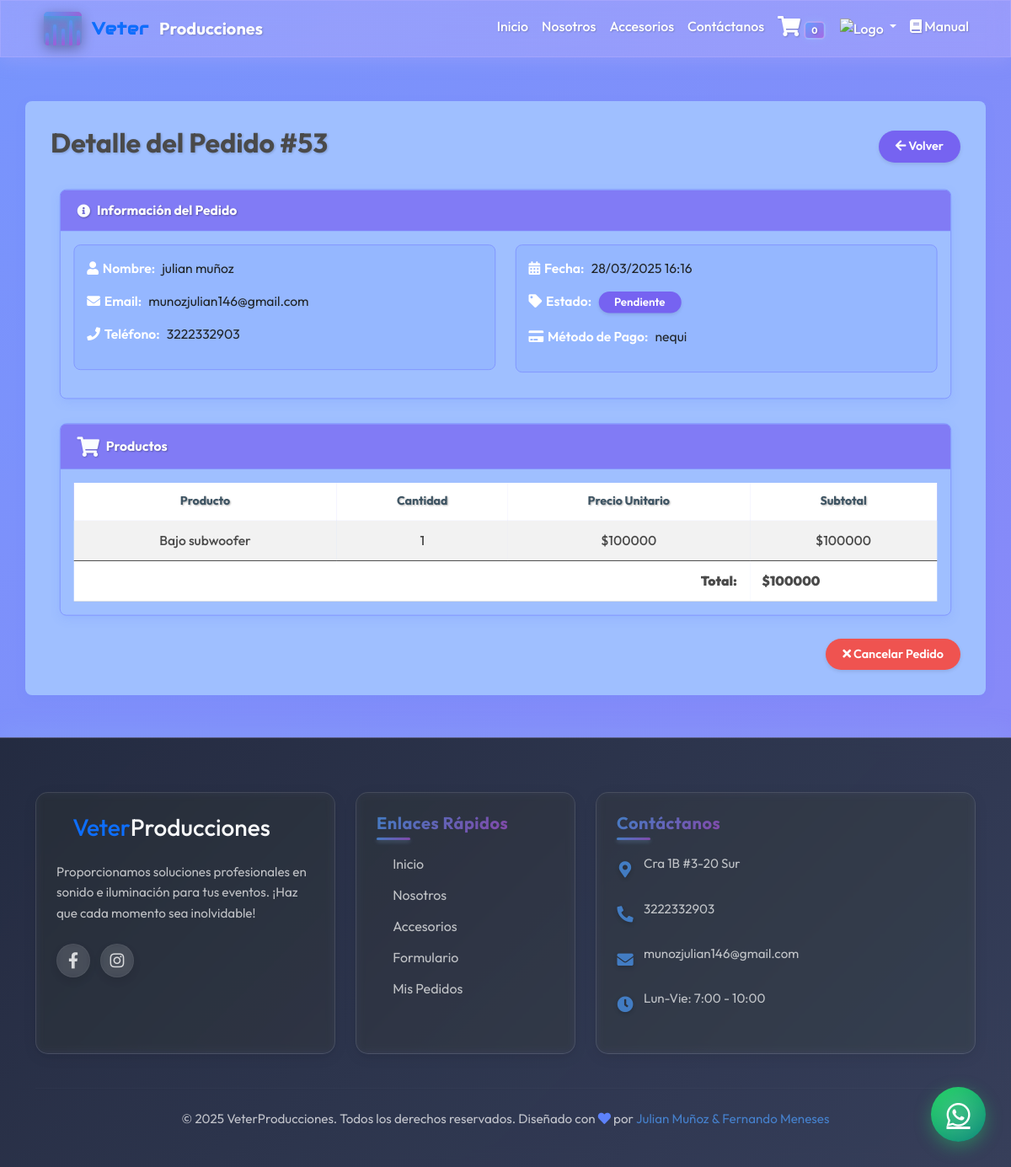
Screenshot of /pedido/53/ (signed in) with the database file from the repository.
### web/models.py (models this page shows, shortened)
class Orden(models.Model):
    usuario = models.ForeignKey(User, on_delete=models.CASCADE)
    nombre = models.CharField(max_length=200)
    email = models.EmailField()
    telefono = models.CharField(max_length=20)
    fecha_creacion = models.DateTimeField(auto_now_add=True)
    total = models.DecimalField(max_digits=10, decimal_places=2)
    metodo_pago = models.CharField(max_length=50, choices=[
        ('tarjeta', 'Tarjeta de Crédito/Débito'),
        ('transferencia', 'Transferencia Bancaria'),
        ('efectivo', 'Efectivo en Entrega'),
        ('nequi', 'Nequi'),
        ('bancolombia', 'Bancolombia')
    ])
    estado = models.CharField(max_length=50, default='pendiente', choices=[
        ('pendiente', 'Pendiente'),
        ('pagado', 'Pagado'),
        ('cancelado', 'Cancelado')
    ])
    class Meta:
        verbose_name = "Orden"
        verbose_name_plural = "Órdenes"
        ordering = ['-fecha_creacion']

class OrdenItem(models.Model):
    orden = models.ForeignKey(Orden, related_name='items', on_delete=models.CASCADE)
    catalogo = models.ForeignKey(Catalogo, on_delete=models.CASCADE)
    precio = models.DecimalField(max_digits=10, decimal_places=0)
    cantidad = models.PositiveIntegerField(default=1)
    class Meta:
        verbose_name = "Item de Orden"
        verbose_name_plural = "Items de Órdenes"
    def subtotal(self):
        return self.precio * self.cantidad

class Catalogo(models.Model):  # Nombre del modelo en PascalCase
    nombre = models.CharField(max_length=200)
    description = models.TextField()
    precio = models.DecimalField(max_digits=10, decimal_places=2)
    foto = models.ImageField(upload_to='catalogo/')
    disponible = models.BooleanField(default=True)
    fecha_creacion = models.DateTimeField(auto_now_add=True)
    class Meta:
        ordering = ['-fecha_creacion']
        verbose_name = 'Producto del Catálogo'
        verbose_name_plural = 'Productos del Catálogo'

### web/views.py (the view)
# urls.py: path('pedido/<int:pedido_id>/', views.detalle_pedido, name='detalle_pedido'),
@login_required
def detalle_pedido(request, pedido_id):
    orden = get_object_or_404(Orden, id=pedido_id, usuario=request.user)
    return render(request, 'detalle_pedido.html', {
        'pedido': orden,
    })

### web/templates/detalle_pedido.html (shortened to what this page needs)
{% extends 'base.html' %}
{% load static %}
{% block content %}
<link rel="stylesheet" href="{% static 'detalle_pedido.css' %}">
<div class="container pedidos-container" style="margin-top: 120px; margin-bottom: 50px;">
    <div class="d-flex justify-content-between align-items-center mb-4">
        <h2 class="pedidos-title">Detalle del Pedido #{{ pedido.id }}</h2>
        <a href="{% url 'historial_pedidos' %}" class="btn pedido-btn-volver">
            <i class="fas fa-arrow-left"></i> Volver
        </a>
    </div>
    <div class="card pedido-detalle-card mb-4">
        <div class="card-header pedido-detalle-header">
            <h5><i class="fas fa-info-circle"></i> Información del Pedido</h5>
        </div>
        <div class="card-body">
            <div class="row">
                <div class="col-md-6">
                    <div class="cliente-info-row">
                        <p><span class="cliente-info-label"><i class="fas fa-user"></i> Nombre:</span> {{ pedido.nombre }}</p>
                        <p><span class="cliente-info-label"><i class="fas fa-envelope"></i> Email:</span> {{ pedido.email }}</p>
                        <p><span class="cliente-info-label"><i class="fas fa-phone"></i> Teléfono:</span> {{ pedido.telefono }}</p>
                    </div>
                </div>
                <div class="col-md-6">
                    <div class="cliente-info-row">
                        <p><span class="cliente-info-label"><i class="fas fa-calendar-alt"></i> Fecha:</span> {{ pedido.fecha_creacion|date:"d/m/Y H:i" }}</p>
                        <p>
                            <span class="cliente-info-label"><i class="fas fa-tag"></i> Estado:</span>
                            <span class="badge pedido-badge
                                {% if pedido.estado == 'cancelado' %}pedido-badge-cancelado
                                {% elif pedido.estado == 'pagado' %}pedido-badge-pagado
                                {% else %}pedido-badge-pendiente{% endif %}">
                                {{ pedido.estado|title }}
                            </span>
                        </p>
                        <p><span class="cliente-info-label"><i class="fas fa-credit-card"></i> Método de Pago:</span> {{ pedido.metodo_pago }}</p>
                    </div>
                </div>
            </div>
        </div>
    </div>
    <div class="card pedido-detalle-card">
        <div class="card-header pedido-detalle-header">
            <h5><i class="fas fa-shopping-cart"></i> Productos</h5>
        </div>
        <div class="card-body">
            <div class="table-responsive">
                <table class="table table-striped pedido-detalle-table">
                    <thead class="pedido-detalle-thead">
                        <tr>
                            <th>Producto</th>
                            <th>Cantidad</th>
                            <th>Precio Unitario</th>
                            <th>Subtotal</th>
                        </tr>
                    </thead>
                    <tbody>
                        {% for item in pedido.items.all %}
                        <tr>
                            <td>{{ item.catalogo.nombre }}</td>
                            <td>{{ item.cantidad }}</td>
                            <td>${{ item.precio|floatformat:0 }}</td>
                            <td>${{ item.subtotal|floatformat:0 }}</td>
                        </tr>
                        {% endfor %}
                    </tbody>
                    <tfoot>
                        <tr>
                            <td colspan="3" class="text-end"><strong>Total:</strong></td>
                            <td><strong>${{ pedido.total|floatformat:0 }}</strong></td>
                        </tr>
                    </tfoot>
                </table>
            </div>
        </div>
    </div>
    {% if pedido.estado != 'pagado' and pedido.estado != 'cancelado' and pedido.estado != 'completado' %}
    <div class="text-end mt-4">
        <a href="{% url 'cancelar_pedido' pedido.id %}" class="btn pedido-btn-cancelar">
            <i class="fas fa-times"></i> Cancelar Pedido
        </a>
    </div>
    {% endif %}
</div>
{% endblock %}

### web/templates/base.html (shortened to what this page needs)
<!DOCTYPE html>
<html lang="es">
<head>
    <link href="https://cdn.jsdelivr.net/npm/bootstrap@5.3.0/dist/css/bootstrap.min.css" rel="stylesheet">
    <link rel="stylesheet" href="https://cdn.jsdelivr.net/npm/bootstrap-icons@1.11.3/font/bootstrap-icons.min.css">
    <link rel="stylesheet" href="https://cdnjs.cloudflare.com/ajax/libs/font-awesome/6.0.0-beta3/css/all.min.css">
    <link rel="stylesheet" href="https://cdnjs.cloudflare.com/ajax/libs/font-awesome/5.15.4/css/all.min.css">
    {% load static %}
    <link rel="stylesheet" href="{% static 'principal.css' %}">
</head>
<body>
    <nav class="navbar navbar-expand-lg navbar-light fixed-top">
        <div class="container">
            <a href="{% url 'home' %}" class="navbar-brand d-flex align-items-center">
                <div class="navbar-logo">
                    <div class="eq-bar eq-bar-1"></div>
                    <div class="eq-bar eq-bar-2"></div>
                    <div class="eq-bar eq-bar-3"></div>
                    <div class="eq-bar eq-bar-4"></div>
                    <div class="eq-bar eq-bar-5"></div>
                </div>
                <span class="text-primary">Veter</span>Producciones
            </a>
            <div class="collapse navbar-collapse" id="navbar-star">
                <ul class="navbar-nav ms-auto mb-2 mb-lg-0">
                    <li class="nav-item"><a class="nav-link" href="{% url 'home' %}">Inicio</a></li>
                    <li class="nav-item"><a class="nav-link" href="{% url 'nosotros' %}">Nosotros</a></li>
                    <li class="nav-item"><a class="nav-link" href="{% url 'catalogo' %}">Accesorios</a></li>
                    <li class="nav-item"><a class="nav-link" href="{% url 'formulario' %}">Contáctanos</a></li>
                    <li class="nav-item">
                        <a class="nav-link position-relative" href="{% url 'ver_carrito' %}">
                            <i class="fas fa-shopping-cart"></i>
                            {% if request.user.is_authenticated %}
                                <span class="badge bg-danger">{{ request.user.carritoitem_set.count|default:"0" }}</span>
                            {% endif %}
                        </a>
                    </li>
                    <li class="nav-item dropdown">
                        <a class="nav-link dropdown-toggle" href="#" id="navbarDropdown" role="button"
                           data-bs-toggle="dropdown" aria-expanded="false">
                            <img src="https://cdn-icons-png.flaticon.com/512/1077/1077114.png" alt="Logo" style="height: 30px; width: auto;">
                        </a>
                    </li>
                    <li class="nav-item">
                        <a class="nav-link" href="{{ STATIC_URL }}docs/Manual_de_usuario.pdf" target="_blank">
                            <i class="fas fa-book"></i> Manual
                        </a>
                    </li>
                </ul>
            </div>
        </div>
    </nav>
{% block content %}{% endblock %}
<footer>
    <div class="container">
        <div class="row">
            <div class="col-lg-4 col-md-6">
                <div class="footer-card">
                    <a href="{% url 'home' %}" class="footer-logo">
                        <span class="text-primary h3">Veter</span><span class="text-light h3">Producciones</span>
                    </a>
                    <p>Proporcionamos soluciones profesionales en sonido e iluminación para tus eventos. ¡Haz que cada momento sea inolvidable!</p>
                    <div class="social-links">
                        <a href="https://www.facebook.com/vetereventos" target="_blank"><i class="fab fa-facebook-f"></i></a>
                        <a href="https://www.instagram.com/djvetermunoz/" target="_blank"><i class="fab fa-instagram"></i></a>
                    </div>
                </div>
            </div>
            <div class="col-lg-3 col-md-6">
                <div class="footer-card">
                    <h5>Enlaces Rápidos</h5>
                    <a href="{% url 'home' %}">Inicio</a>
                    <a href="{% url 'nosotros' %}">Nosotros</a>
                    <a href="{% url 'catalogo' %}">Accesorios</a>
                    <a href="{% url 'formulario' %}">Formulario</a>
                    {% if user.is_authenticated %}
                    <a href="{% url 'historial_pedidos' %}">Mis Pedidos</a>
                    {% endif %}
                </div>
            </div>
            <div class="col-lg-5 col-md-12">
                <div class="footer-card">
                    <h5>Contáctanos</h5>
                    <div class="contact-info">
                        <i class="fas fa-map-marker-alt"></i>
                        <p>Cra 1B #3-20 Sur</p>
                    </div>
                    <div class="contact-info">
                        <i class="fas fa-phone-alt"></i>
                        <p>3222332903</p>
                    </div>
                    <div class="contact-info">
                        <i class="fas fa-envelope"></i>
                        <p>munozjulian146@gmail.com</p>
                    </div>
                    <div class="contact-info">
                        <i class="fas fa-clock"></i>
                        <p>Lun-Vie: 7:00 - 10:00</p>
                    </div>
                </div>
            </div>
        </div>
        <hr>
        <div class="copyright">
            <p>&copy; {% now "Y" %} VeterProducciones. Todos los derechos reservados. Diseñado con <i class="fas fa-heart" style="color: var(--primary-color);"></i> por <a href="#">Julian Muñoz & Fernando Meneses</a></p>
        </div>
    </div>
</footer>
<a href="https://api.whatsapp.com/send?phone=573214508096&text=Hola.%20Me%20gustaria%20obtener%20mas%20informaci%C3%B3n" class="whatsapp-float" target="_blank">
    <div class="inner-glow"></div>
    <i class="fab fa-whatsapp" style="font-size: 32px;"></i>
</a>
</body>
</html>

### web/static/detalle_pedido.css (style rules this page uses)
:root { --primary-color: #5d82fb; --primary-hover: #4a6cd9; --secondary-color: #7663f1; --secondary-hover: #7663f1; --success-color: #4CAF50; --danger-color: #ef5350; --danger-hover: #e53935; --text-color: #333333; --text-light: #ffffff; --text-white: #4a4a4a; --background-light: #9fbfff; --background-medium: #95b7ff; --background-lila: #d2bcfd; --background-lila-medium: #d0b2ff; --background-body: #7189ff99; --border-color: #8296ff; --border-radius: 8px; --box-shadow: 0 4px 12px rgba(93, 130, 251, 0.15); --transition: all 0.3s ease; --header-bg: #7663f1ba; }
body { background-color: var(--background-body); color: var(--text-white); font-family: 'Segoe UI', Tahoma, Geneva, Verdana, sans-serif; background-image: linear-gradient(135deg, #5d82fba6 0%, #7663f197 100%); background-attachment: fixed; min-height: 100vh; }
.pedidos-container { background-color: var(--background-light); border-radius: var(--border-radius); box-shadow: var(--box-shadow); padding: 30px; position: relative; }
.pedidos-title { color: var(--text-white); font-weight: 700; font-size: 2rem; margin-bottom: 10px; text-shadow: 1px 1px 3px rgba(0, 0, 0, 0.2); }
.pedido-badge { padding: 6px 12px; font-weight: 600; border-radius: 20px; font-size: 0.85rem; display: inline-flex; align-items: center; gap: 5px; min-width: 100px; justify-content: center; box-shadow: 0 2px 4px rgba(0, 0, 0, 0.1); }
.pedido-badge-pendiente { background-color: var(--secondary-color); color: white; }
.pedido-btn-cancelar { background-color: var(--danger-color); color: white; border: none; border-radius: 20px; padding: 8px 20px; font-size: 0.9rem; font-weight: 600; transition: var(--transition); text-decoration: none; box-shadow: 0 2px 4px rgba(0, 0, 0, 0.1); }
.pedido-btn-volver { background-color: var(--secondary-color); color: white; border: none; border-radius: 20px; padding: 8px 20px; font-size: 0.9rem; font-weight: 600; transition: var(--transition); text-decoration: none; box-shadow: 0 2px 4px rgba(0, 0, 0, 0.1); }
.pedido-detalle-card { border-radius: var(--border-radius); box-shadow: var(--box-shadow); overflow: hidden; margin-bottom: 25px; background-color: var(--background-light); border: 1px solid var(--border-color); }
.pedido-detalle-header { background-color: var(--header-bg); border-bottom: 1px solid var(--border-color); padding: 15px 20px; }
.pedido-detalle-header h5 { color: #ffffff; font-weight: 700; margin: 0; font-size: 1rem; text-shadow: 1px 1px 2px rgba(0, 0, 0, 0.3); display: flex; align-items: center; }
.pedido-detalle-header h5 i { margin-right: 8px; color: #fafdff; }
.pedido-detalle-table { margin-bottom: 0; width: 100%; }
.pedido-detalle-thead { background-color: var(--header-bg); }
.pedido-detalle-thead th { color: #3e5463; font-weight: 700; padding: 12px 15px; font-size: 0.9rem; border: none; text-shadow: 1px 1px 2px rgba(0, 0, 0, 0.3); text-align: center; }
.pedido-detalle-table tbody tr { background-color: var(--background-light); border-bottom: 1px solid var(--border-color); }
.pedido-detalle-table tbody tr:last-child { border-bottom: none; }
.pedido-detalle-table tbody td { padding: 12px 15px; color: var(--text-white); font-weight: 500; text-align: center; }
.pedido-detalle-table tfoot { background-color: var(--background-medium); }
.pedido-detalle-table tfoot td { font-weight: 700; color: var(--text-white); padding: 12px 15px; }
.cliente-info-row { background-color: var(--background-medium); border-radius: var(--border-radius); padding: 15px; margin-bottom: 15px; border: 1px solid var(--border-color); }
.cliente-info-label { color: #ffffff; font-weight: 600; margin-right: 5px; display: inline-flex; align-items: center; }
.cliente-info-label i { margin-right: 5px; }

### rows the page displays
Orden: id "53", nombre "julian muñoz", email "munozjulian146@gmail.com", telefono "3222332903", fecha_creacion "28/03/2025 16:16", estado "Pendiente", metodo_pago "nequi", total "100000"
OrdenItem: catalogo.nombre "Bajo subwoofer", cantidad "1", precio "100000", subtotal "100000"

### other values shown
{{ request.user.carritoitem_set.count|default:"0" }} "0"
